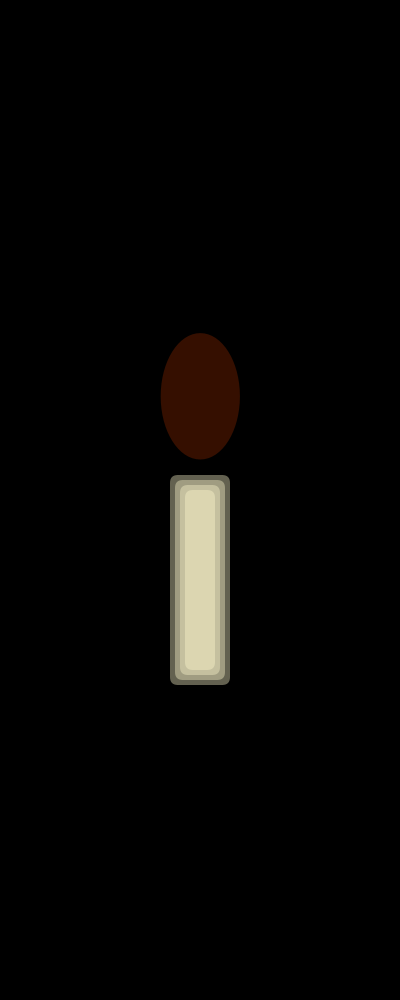
Frame 1 (no input)
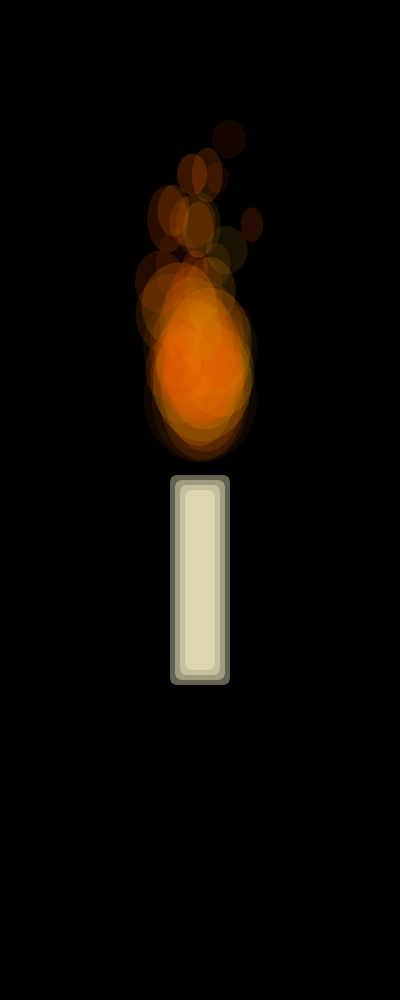
Frame 60 (the mouse pressed at the canvas centre just before this capture)
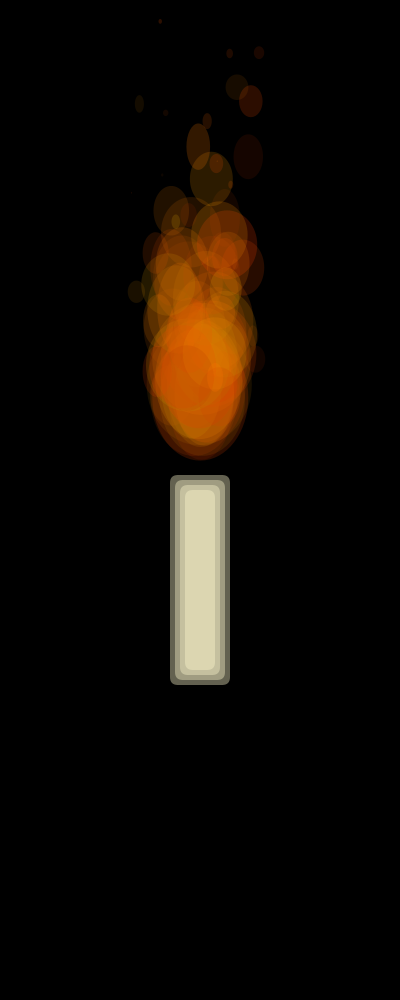
Frame 120 (the mouse held since frame 60 and released just before this capture)

The Processing sketch that drew these frames (run headless with seeded random() and noise(); from frame 60 on, the mouse is pressed at the canvas centre):

// Processing sketch: Fire
// ── Fire.pde
ArrayList<Particle> b = new ArrayList<Particle>();

void setup() {
  size(400, 1000);

}

void draw() {
  background(0);

 
  b.add(new Particle(width/2, 400));

  for (int i = b.size() - 1; i >= 0; i--) {
    Particle temp = b.get(i);
    temp.update();
    temp.display();
    if (temp.life < 0) {
      b.remove(i);
    }
  }
  rectMode(CENTER);
  fill(255,250,205,99);
   rect(width/2,580,60,210,8);
  rect(width/2,580,50,200,8);
   rect(width/2,580,40,190,8);
     rect(width/2,580,30,180,8);
  
  
}

class Particle {
  float x;
  float y;
  float dx;
  float dy;
  float life;
  float r;

  Particle(float _x, float _y) {
    x = _x;
    y = _y;
    dx = random(-1, 1);
    
    dy = random(-5, 0);
    life = 160 ;
    r = 40;
  }

  void update() {
    life-=2;

    x += dx;
    y += dy;
  }

  void display() {
    noStroke();
    fill(random(180, 255), random(50, 150), 0, random(20,60));
    float r = map(life, 100, 0, 40, 0);
    ellipse(x, y, r * (random(1, 1.8)), r * 2);
  }
}
